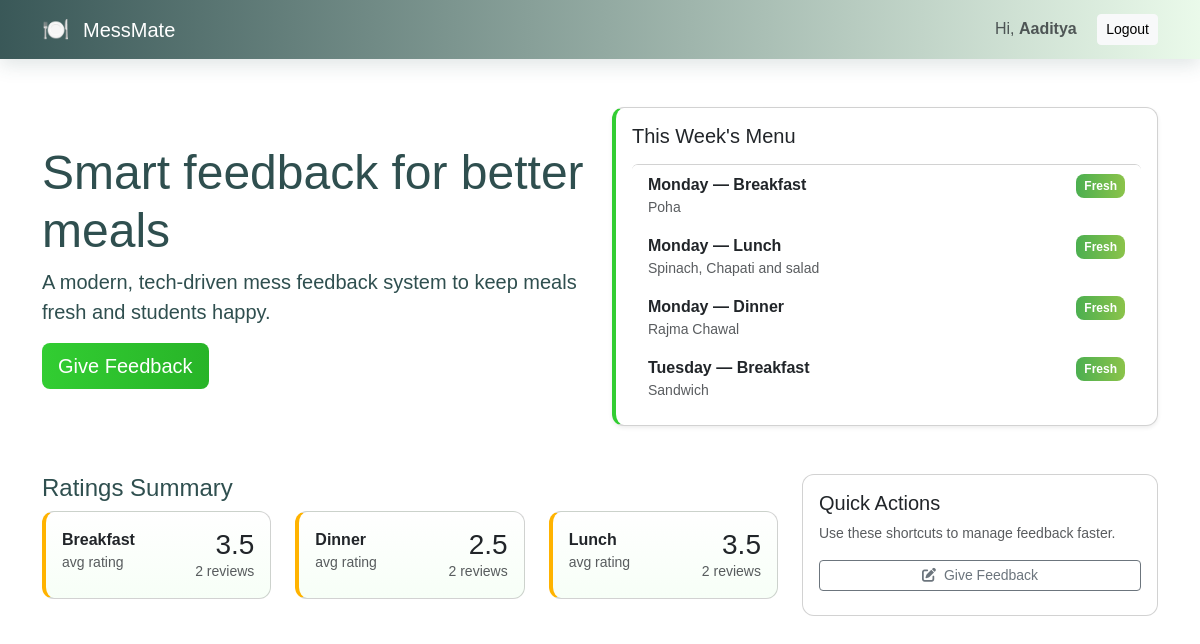
Screenshot of / (signed in) with the database file from the repository.
### tables this page shows
CREATE TABLE menu (id INTEGER PRIMARY KEY AUTOINCREMENT, day TEXT, meal_type TEXT, item TEXT);

### app.py (the view)
@app.route('/')
def index():
    conn = get_db()
    c = conn.cursor()
    c.execute('SELECT * FROM menu ORDER BY id')
    menu = c.fetchall()
    c.execute('SELECT meal_type, AVG(rating) as avg_rating, COUNT(*) as cnt FROM feedback GROUP BY meal_type')
    ratings = { row['meal_type']: {'avg': round(row['avg_rating'],1) if row['avg_rating'] is not None else 0, 'count': row['cnt']} for row in c.fetchall() }
    conn.close()
    return render_template('index.html', menu=menu, ratings=ratings)

### app.py (called while the page is built)
def get_db():
    conn = sqlite3.connect(DB)
    conn.row_factory = sqlite3.Row
    return conn

@app.context_processor
def inject_now():
    return {'now': datetime.now()}

### templates/index.html (shortened to what this page needs)
<!doctype html>
<html lang="en">
<head>
  <link href="https://cdn.jsdelivr.net/npm/bootstrap@5.3.3/dist/css/bootstrap.min.css" rel="stylesheet">
  <link href="https://cdnjs.cloudflare.com/ajax/libs/font-awesome/6.4.0/css/all.min.css" rel="stylesheet">
  <link href="/static/style.css" rel="stylesheet">
</head>
<body class="bg-gradient">
<nav class="navbar navbar-expand-lg navbar-dark topbar">
  <div class="container">
    <a class="navbar-brand" href="/"><span class="logo">🍽️</span> MessMate</a>
    <div class="ms-auto">
      {% if session.get('user_id') %}
        <span class="me-3 text-muted">Hi, <strong>{{ session.get('username') }}</strong></span>
        <a class="btn btn-sm btn-light" href="{{ url_for('logout') }}">Logout</a>
      {% else %}
        <a class="btn btn-sm btn-outline-light me-2" href="{{ url_for('login') }}">Login</a>
        <a class="btn btn-sm btn-light" href="{{ url_for('register') }}">Register</a>
      {% endif %}
    </div>
  </div>
</nav>
<header class="container hero py-5">
  <div class="row align-items-center">
    <div class="col-md-6">
      <h1 class="display-5">Smart feedback for better meals</h1>
      <p class="lead">A modern, tech-driven mess feedback system to keep meals fresh and students happy.</p>
      <a class="btn btn-lg btn-cta me-2" href="{{ url_for('feedback') }}">Give Feedback</a>
    </div>
    <div class="col-md-6">
      <div class="card menu-card p-3 shadow-sm">
        <h5 class="mb-3">This Week's Menu</h5>
        {% if menu %}
          <div class="list-group">
            {% for m in menu %}
              <div class="list-group-item d-flex justify-content-between align-items-start">
                <div>
                  <div class="fw-bold">{{ m['day'] }} — {{ m['meal_type'] }}</div>
                  <div class="text-muted small">{{ m['item'] }}</div>
                </div>
                <div class="badge-box text-end">
                  <span class="badge bg-success">Fresh</span>
                </div>
              </div>
            {% endfor %}
          </div>
        {% else %}
          <p class="text-muted">No menu set yet. Admin can add items in the Admin panel.</p>
        {% endif %}
      </div>
    </div>
  </div>
</header>
<main class="container pb-5">
  <div class="row">
    <div class="col-md-8">
      <h4>Ratings Summary</h4>
      <div class="row gy-3">
        {% for k,v in ratings.items() %}
          <div class="col-md-4">
            <div class="card p-3 stat-card">
              <div class="d-flex justify-content-between">
                <div><strong>{{ k }}</strong><div class="text-muted small">avg rating</div></div>
                <div class="text-end"><h3 class="mb-0">{{ v.avg }}</h3><div class="small text-muted">{{ v.count }} reviews</div></div>
              </div>
            </div>
          </div>
        {% endfor %}
      </div>
    </div>
    <div class="col-md-4">
      <div class="card p-3">
        <h5>Quick Actions</h5>
        <p class="small text-muted">Use these shortcuts to manage feedback faster.</p>
        <a class="btn btn-sm btn-outline-secondary w-100 mb-2" href="{{ url_for('feedback') }}"><i class="fa fa-pen-to-square me-2"></i>Give Feedback</a>
      </div>
    </div>
  </div>
</main>
</body>
</html>

### static/style.css (style rules this page uses)
:root { --primary: #32CD32; --dark: #2F4F4F; --amber: #FFB300; --bg1: #f9fff9; --bg2: #e8fff0; }
body.bg-gradient { background: linear-gradient(120deg, var(--bg1), var(--bg2)); min-height:100vh; color: var(--dark); font-family: 'Poppins', sans-serif; }
.topbar { background: linear-gradient(90deg, rgba(47,79,79,0.95), rgba(50,205,50,0.1)); box-shadow: 0 6px 18px rgba(47,79,79,0.15); }
.navbar-brand .logo { font-size:22px; margin-right:8px; }
.hero .card.menu-card { border-left:4px solid var(--primary); }
.btn-cta { background: linear-gradient(90deg,var(--primary), #28b428); color: #fff; border:none; }
.stat-card { background: linear-gradient(180deg,#fff,#f7fff7); border-left:4px solid var(--amber); }
.menu-card .list-group-item { border: none; }
.menu-card .badge { font-weight:600; }
.card { border-radius:12px; }
.badge-box .badge { background: linear-gradient(90deg,#4caf50,#8bc34a); color:#fff; padding:6px 8px; border-radius:8px; }
.shadow-sm { box-shadow: 0 6px 18px rgba(47,79,79,0.06); }

### rows the page displays
menu: day "Monday", meal_type "Breakfast", item "Poha"
menu: day "Monday", meal_type "Lunch", item "Spinach, Chapati and salad"
menu: day "Monday", meal_type "Dinner", item "Rajma Chawal"
menu: day "Tuesday", meal_type "Breakfast", item "Sandwich"

### other values shown
{{ session.get('username') }} "Aaditya"
{{ k }} "Breakfast" "Dinner" "Lunch"
{{ v.avg }} "3.5" "2.5" "3.5"
{{ v.count }} "2" "2" "2"
